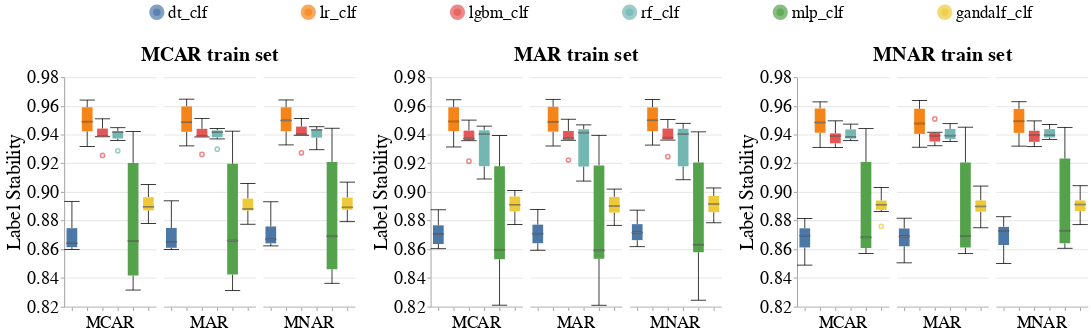

The notebook cell saved with this chart:
### Code cell
create_box_plots_for_diff_models(dataset_name=DATASET_NAME,
                                 null_imputer_name=ErrorRepairMethod.datawig.value,
                                 metric_name='Label_Stability',
                                 db_client=db_client)
